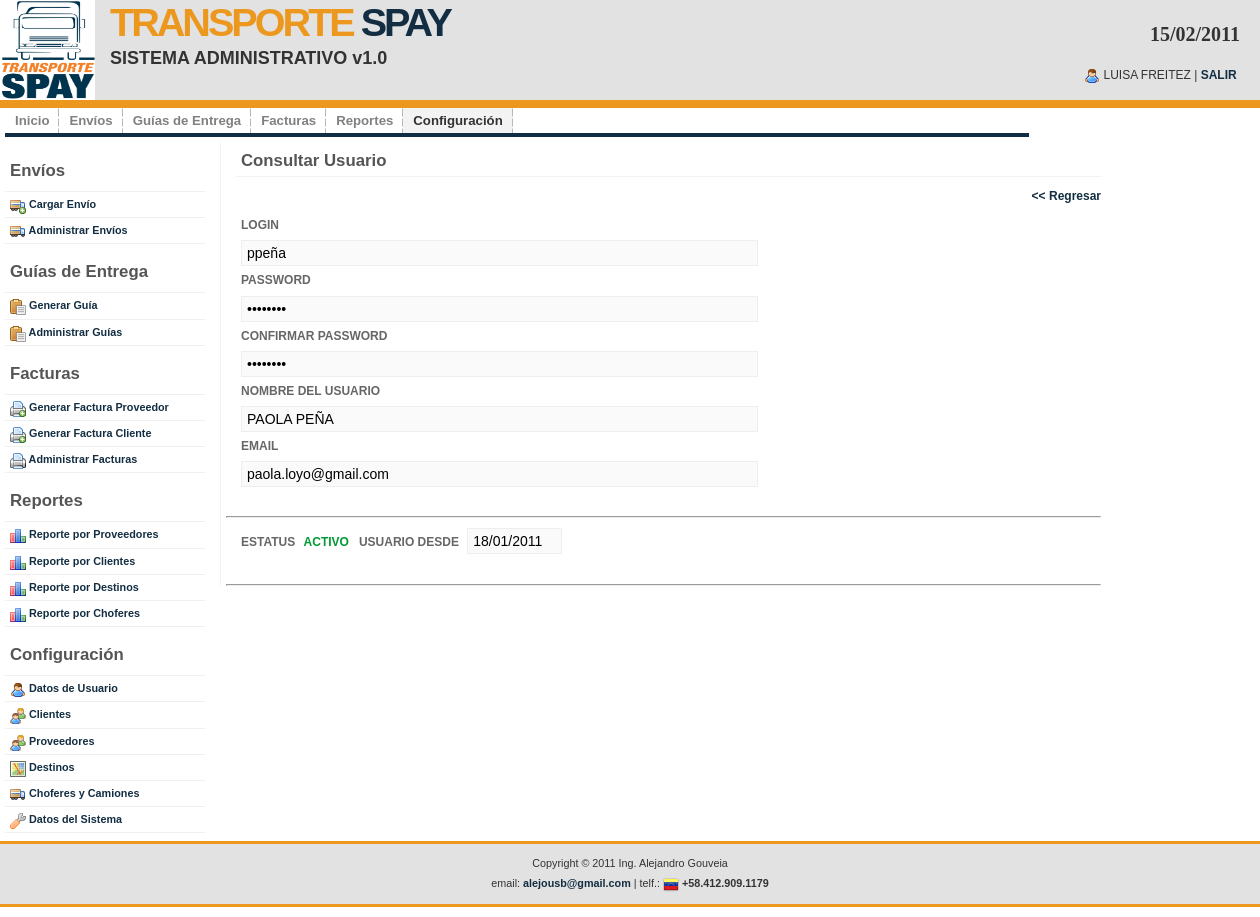
Screenshot of /adm_consultar_usuario.php?id=14 (signed in) with the database file from the repository.
### tables this page shows
CREATE TABLE IF NOT EXISTS `ts_usuario` (
  `id` int(10) NOT NULL AUTO_INCREMENT,
  `login` varchar(100) NOT NULL,
  `password` varchar(100) NOT NULL,
  `nombre` varchar(200) NOT NULL,
  `email` varchar(200) NOT NULL,
  `ind_activo` int(1) NOT NULL,
  `fecha_creacion` date NOT NULL,
  `fecha_modificacion` date DEFAULT NULL,
  `fecha_ultimo_login` date DEFAULT NULL,
  `id_usuario` int(10) DEFAULT NULL,
  PRIMARY KEY (`id`)
);

CREATE TABLE IF NOT EXISTS `ts_config` (
  `id` int(10) NOT NULL AUTO_INCREMENT,
  `parametro` varchar(200) NOT NULL,
  `codigo` int(10) NOT NULL,
  `valor` varchar(200) NOT NULL,
  `ind_activo` int(1) NOT NULL,
  `fecha_creacion` date NOT NULL,
  `fecha_modificacion` date DEFAULT NULL,
  `id_usuario` int(10) DEFAULT NULL,
  PRIMARY KEY (`id`)
);

### inc_functions.php (called while the page is built, shortened)
<?php
	function mostrarFecha($fecha) {
		return date("d/m/Y", strtotime($fecha));
	}
	function indEstatusStr($link, $codigo) {
		$query = "SELECT * FROM ts_config WHERE parametro='IND_ACTIVO' AND codigo=".$codigo;
		$result = mysql_query($query,$link);
		$row = mysql_fetch_object($result);
		return $row->valor;
	}
	function colorIndEstatus($codigo) {
		switch ($codigo) {
			case 1: return "#093";
			break;
		}
	}
	function obtenerUsuario($link, $id) {
		$query = "SELECT * FROM ts_usuario WHERE id=".$id;
		$result = mysql_query($query,$link);
		return mysql_fetch_object($result);
	}
?>

### adm_consultar_usuario.php (the view, shortened to what this page needs)
<?php include("inc_conectarse.php"); ?>
<?php include("inc_functions.php"); ?>
<?php
	$usuario = obtenerUsuario($link, $_GET["id"]);
?>
<!DOCTYPE html PUBLIC "-//W3C//DTD XHTML 1.0 Strict//EN" "http://www.w3.org/TR/xhtml1/DTD/xhtml1-strict.dtd">
<html xmlns="http://www.w3.org/1999/xhtml" xml:lang="en" lang="en">
<?php include("inc_metadata.php"); ?>
<body>
<?php include("inc_header.php"); ?>
<div id="wrap">
	<?php include("inc_menu.php"); ?>
	<div id="content-wrap">
			<?php include("inc_sidebar.php"); ?>
	  		<div id="main">
				<h1>Consultar Usuario</h1>
				<div align="right">
				<a href="adm_usuarios.php" class="orange"><strong><< Regresar</strong></a>
				</div>
                    <p>
					<label>LOGIN</label>
					<input name="txtLogin" type="text" size="60" value="<?php echo $usuario->login; ?>" disabled />
					<label>PASSWORD</label>
					<input name="txtPassword" type="password" size="60" value="<?php echo $usuario->password; ?>"  disabled />
					<label>CONFIRMAR PASSWORD</label>
					<input name="txtPasswordConfirm" type="password" size="60" value="<?php echo $usuario->password; ?>" disabled />
                    <label>NOMBRE DEL USUARIO</label>
					<input name="txtNombre" type="text" size="60" value="<?php echo $usuario->nombre; ?>" disabled />
                    <label>EMAIL</label>
					<input name="txtEmail" type="text" size="60" value="<?php echo $usuario->email; ?>" disabled />
                    <br /><br />
                	<hr />
	                <p>
	                	<strong style="padding-right:5px">ESTATUS</strong>
	                    <span style="color:<?php echo colorIndEstatus($usuario->ind_activo); ?>; font-weight:bold">
						<?php echo indEstatusStr($link,$usuario->ind_activo); ?>
	                    </span>
	                    <strong style="padding-right:5px">USUARIO DESDE</strong>
						<input name="txtTelefono" type="text" size="8" style="text-transform:uppercase"
	                     value="<?php echo mostrarFecha($usuario->fecha_creacion); ?>" disabled />
	                </p>
	                <br />
	                <hr />
	  		</div>
	</div>
</div>
<?php include("inc_footer.php"); ?>
</body>
</html>

### images/main.css (style rules this page uses)
* { margin: 0; padding: 0; outline: 0; }
body { margin: 0; padding: 0; font: 12px/160% 'Lucida Grande', 'Lucida Sans Unicode', Geneva, Verdana, Sans-Serif; color: #666666; text-align: center; }
a:link, a:visited { background: inherit; color: #132E42; text-decoration: none; }
h1, h2, h3 { font: bold 1em 'Lucida Grande', 'Lucida Sans Unicode', Geneva, Verdana, Sans-Serif; color: #555; }
h1 { font-size: 1.4em; }
#main h1, #rightbar h1 { padding: 0px 0 5px 5px; margin: 0 0 10px 10px; border-bottom: 1px solid #f2f2f2; }
p, h1, h2, h3 { margin: 10px 15px; }
label { display:block; font-weight:bold; margin:5px 0; }
input { padding: 4px 5px; border:1px solid #eee; font-size: 14px; color:#000; }
#wrap { margin: 0 auto; width: 1250px; text-align: left; background: #FFF; }
#content-wrap { clear:both; margin: 0; padding:0; width: 1250px; }
#main { float: left; margin-left: 15px; padding: 10px 0 0 5px; width: 70%; border-left: 1px solid #f2f2f2; }
.orange { color: #EC981F; }

### rows the page displays
ts_usuario: txtLogin "ppeña", txtNombre "PAOLA PEÑA", txtEmail "paola.loyo@gmail.com", ind_activo.valor "ACTIVO", txtTelefono "18/01/2011"

### other values shown
$_SESSION["nombre"] "LUISA FREITEZ"
